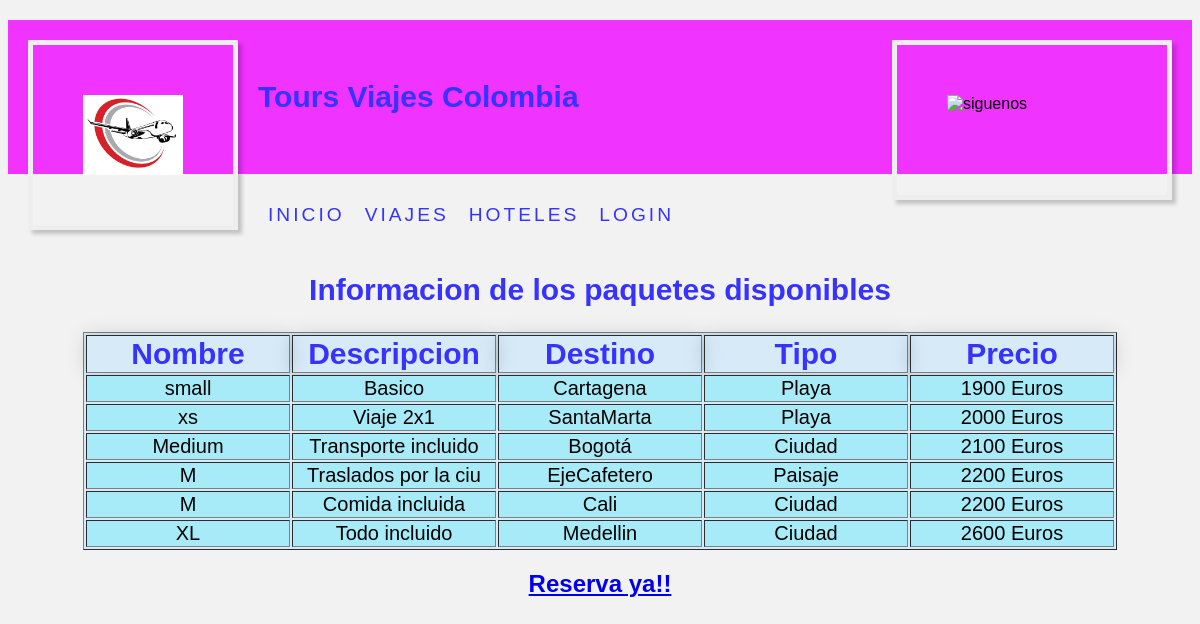
/paquetes.php, run on the app's committed database.
### tables this page shows
CREATE TABLE `paquetes` (
  `ID_paquete` int(2) NOT NULL,
  `Nombre_paquete` varchar(20) NOT NULL,
  `Descripcion` varchar(20) NOT NULL,
  `Precio_total` int(10) NOT NULL,
  `ID_destino` int(2) NOT NULL
);

CREATE TABLE `destinos` (
  `ID_Destino` int(2) NOT NULL,
  `Nombre_destino` varchar(20) NOT NULL,
  `Descripcion` varchar(30) NOT NULL,
  `Precio_promedio` int(10) NOT NULL
);

### paquetes.php (the view, shortened to what this page needs)
<!DOCTYPE html>
<html>
<head>
	<link rel="stylesheet" type="text/css" href="css\estilos.css"></link>
</head>
<body>
  <?php require_once "database.php";?>
	<?php require 'Partial/header.php'   ?>
<body>
  <br>
  <br>
  <br>
<h2 class="title">Informacion de los paquetes disponibles</h2>
  <center>
    <section>
      <article>
        <table border="1" bgcolor="#D6EAF8">
          <tr>
            <th class="tbl">Nombre</th>
            <th class="tbl">Descripcion</th>
            <th class="tbl">Destino</th>
            <th class="tbl">Tipo</th>
            <th class="tbl">Precio</th>
          </tr>
          <?php
                 $sql = "SELECT paquetes.Nombre_paquete, paquetes.Descripcion, destinos.Nombre_Destino, paquetes.Precio_total, destinos.Descripcion as Tipo FROM paquetes, destinos WHERE paquetes.ID_Destino = destinos.ID_Destino";
                 $result = mysqli_query($conn, $sql);
           while ($row = mysqli_fetch_object($result)){
              echo "<tr><td class='tb'>" ;
              echo $row->Nombre_paquete;
              echo "</td>";
              echo "<td class='tb'>" ;
              echo $row->Descripcion;
              echo "</td>";
              echo "<td class='tb'>" ;
              echo $row->Nombre_Destino;
              echo "</td>";
              echo "<td class='tb'>" ;
              echo $row->Tipo;
              echo "</td>";
              echo "<td class='tb'>" ;
              echo $row->Precio_total;
              echo " Euros </td>";
           }
          ?>
        </table>
      </article>
    </section>
  </center>
  <?php
        if (isset($_SESSION["user"])) {
          echo "<center><h2><a href='reserva.php'>Reserva ya!!</a></h2></center>";
          }else
          {
            echo "<center><h2><a href='login.php'>Reserva ya!!</a></h2></center>";
          }
  ?>
</body>
</html>

### css/estilos.css (style rules this page uses)
body { font-family: Arial, sans-serif; background-color: #f2f2f2; background-image: url(https://encrypted-tbn0.gstatic.com/images?q=tbn:ANd9GcSrzCG9NkZVmhgA4WZqH8QPkbHKk0ybk2kYMw&usqp=CAU); background-size: cover; background-repeat: no-repeat; background-position: center; background-attachment: fixed; }
h2.title { font-size:30px; font-style:normal; text-align: center; color:#3633FF; }
.tbl { margin: 30px 0; font-size: 30px; font-family: sans-serif; color: #3633FF; min-width: 200px; box-shadow: 0 0 20px rgba(0, 0, 0, 0.15); }
.tb { background-color: #A6EBF7; color: #ffffff; font-size: 20px; font-family: sans-serif; color: black; text-align: center; }

### data on the page
paquetes: Nombre_paquete "small", Descripcion "Basico", ID_destino.Nombre_destino "Cartagena", ID_destino.Descripcion "Playa", Precio_total "1900"
paquetes: Nombre_paquete "xs", Descripcion "Viaje 2x1", ID_destino.Nombre_destino "SantaMarta", ID_destino.Descripcion "Playa", Precio_total "2000"
paquetes: Nombre_paquete "Medium", Descripcion "Transporte incluido", ID_destino.Nombre_destino "Bogotá", ID_destino.Descripcion "Ciudad", Precio_total "2100"
paquetes: Nombre_paquete "M", Descripcion "Traslados por la ciu", ID_destino.Nombre_destino "EjeCafetero", ID_destino.Descripcion "Paisaje", Precio_total "2200"
paquetes: Nombre_paquete "M", Descripcion "Comida incluida", ID_destino.Nombre_destino "Cali", ID_destino.Descripcion "Ciudad", Precio_total "2200"
paquetes: Nombre_paquete "XL", Descripcion "Todo incluido", ID_destino.Nombre_destino "Medellin", ID_destino.Descripcion "Ciudad", Precio_total "2600"
